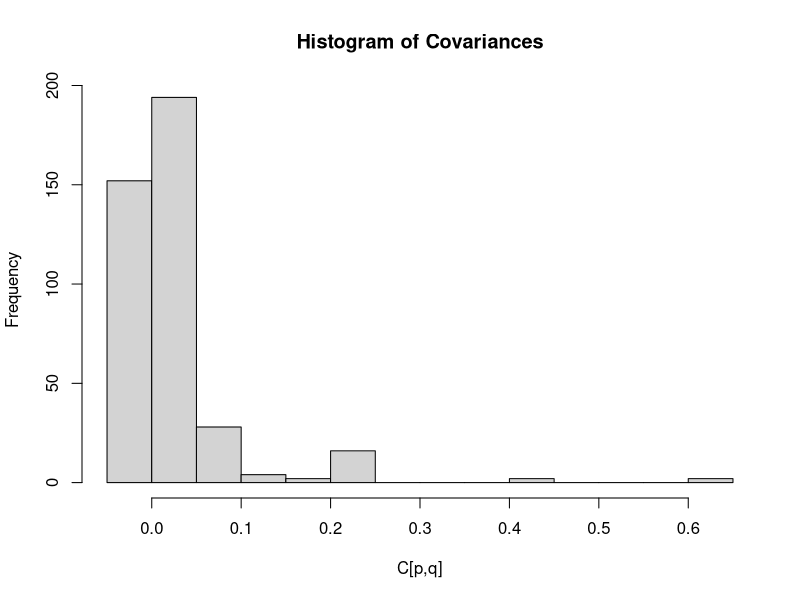

Write the R code that produced this figure.
# simulation_gen.R
# Fixed λₚ for p = 1…2 “strong”, p = 3…10 “weak”, zeros for p = 11…20; n = 1000, σ² = 0.2

setwd("/Users/peterdunson/Desktop/Joint-Bayesian-Factor-Models/ciprian_sim")

set.seed(26031980)

# 1) Parameters
P       <- 20
n       <- 1000
sigmasq <- 0.2

# 2) Fixed loadings vector λₚ
lambdaP <- c(
   rep(1.0, 2),     # 2 really strong loadings
   rep(0.2, 8),     # 8 weak loadings
   rep(0.0, 10)     # 10 null loadings
)
lambdaP <- lambdaP / sqrt(sum(lambdaP^2))  # normalize to unit length

# 3) Simulate noise εᵢₚ ∼ N(0, σ²)
Epsilon <- sqrt(sigmasq) * matrix(rnorm(n * P), nrow = n, ncol = P)

# 4) Simulate latent scores bᵢ ∼ N(0,1)
b <- rnorm(n)

# 5) Build data Xᵢₚ = λₚ bᵢ + εᵢₚ
X <- outer(b, lambdaP) + Epsilon

# 6) Empirical covariance and quick check
C <- cov(X)
hist(C, breaks = 20, main = "Histogram of Covariances", xlab = "C[p,q]")

# 7) Pack and save
sim <- list(
   X       = X,        # n × P data matrix
   lambdaP = lambdaP,  # true loadings
   b       = b,        # latent scores
   Epsilon = Epsilon,  # noise matrix
   C       = C         # empirical covariance
)
saveRDS(sim, "sim_fixed_lambda_k1_4.rds")
